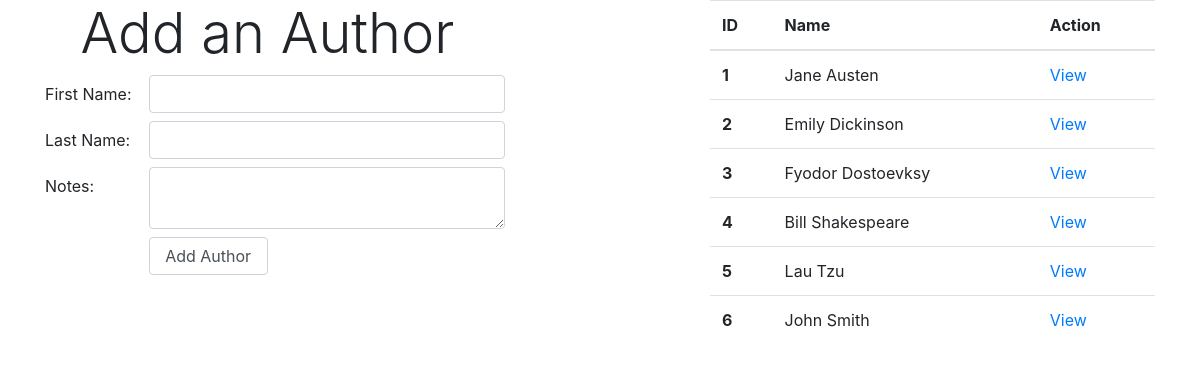
The app's page /authors with its own data.
### books_authors_app/models.py (models this page shows)
class Author(models.Model):
    first_name = models.CharField(max_length=45)
    last_name = models.CharField(max_length=45)
    notes = models.TextField(null=True)
    created_at = models.DateTimeField(auto_now_add=True)
    updated_at = models.DateTimeField(auto_now=True)
    books = models.ManyToManyField(Book, related_name="authors")

### books_authors_app/views.py (the view)
# urls.py: path('authors', views.authors),
def authors(request):
    myvars = {
        "authors": Author.objects.all(),
    }
    return render(request, "authors.html", myvars)

### books_authors_app/templates/authors.html (shortened to what this page needs)
<!DOCTYPE html>
<html lang="en">
<head>
    {%load static%}
    <link rel="stylesheet" href="{%static 'bootstrap.css'%}">
</head>
<body>
    <div class="container">
        <div class="row justify-content-between">
            <div class="col-lg-5">
                <div class="row justify-content-center">
                    <h1 class="display-4">Add an Author</h1>
                </div>
                <form class="form-group row mb-5" action="/addAuthor" method="post">
                    <label for="first_name" class="col-form-label col-sm-3">First Name:</label>
                    <input name="first_name" id="first_name" type="text" class="form-control col-sm-9">
                    <label for="last_name" class="col-form-label col-sm-3 mt-2">Last Name:</label>
                    <input name="last_name" id="last_name" type="text" class="form-control col-sm-9 mt-2">
                    <label for="notes" class="col-form-label col-sm-3 mt-2">Notes:</label>
                    <textarea class="form-control col-sm-9 mt-2" name="notes" id="notes"></textarea>
                    <div class="col-3"></div>
                    <input type="submit" class="form-control col-sm-3 mt-2" value="Add Author">
                    <div class="col-6"></div>
                </form>
            </div>
            <div class="col-lg-2"></div>
            <div class="col-lg-5">
                <table class="table">
                    <thead>
                        <tr>
                            <th scope="col">ID</th>
                            <th scope="col">Name</th>
                            <th scope="col">Action</th>
                        </tr>
                    </thead>
                    <tbody>
                        {%for author in authors%}
                            <tr>
                                <th scope="row">{{author.id}}</th>
                                <td>{{author.first_name}} {{author.last_name}}</td>
                                <td><a href="/authors/{{author.id}}">View</a></td>
                            </tr>
                        {%endfor%}
                    </tbody>
                </table>
            </div>
        </div>
    </div>
</body>
</html>

### records on screen
Author: id "1", first_name "Jane", last_name "Austen"
Author: id "2", first_name "Emily", last_name "Dickinson"
Author: id "3", first_name "Fyodor", last_name "Dostoevksy"
Author: id "4", first_name "Bill", last_name "Shakespeare"
Author: id "5", first_name "Lau", last_name "Tzu"
Author: id "6", first_name "John", last_name "Smith"
